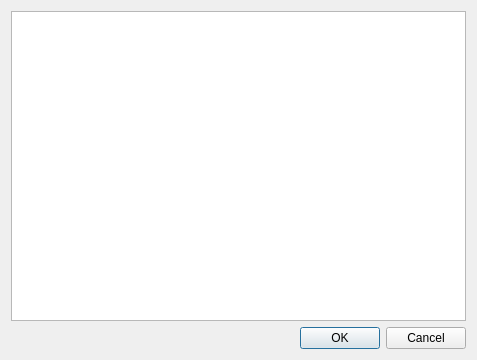
<?xml version="1.0" encoding="UTF-8"?>
<ui version="4.0">
 <class>CDialogBase</class>
 <widget class="QDialog" name="CDialogBase">
  <property name="geometry">
   <rect>
    <x>0</x>
    <y>0</y>
    <width>477</width>
    <height>360</height>
   </rect>
  </property>
  <property name="windowTitle">
   <string>Dialog</string>
  </property>
  <layout class="QGridLayout" name="gridLayout">
   <item row="1" column="0">
    <widget class="QDialogButtonBox" name="buttonBox">
     <property name="orientation">
      <enum>Qt::Horizontal</enum>
     </property>
     <property name="standardButtons">
      <set>QDialogButtonBox::Cancel|QDialogButtonBox::Ok</set>
     </property>
    </widget>
   </item>
   <item row="0" column="0">
    <widget class="QGraphicsView" name="m_pGraphicsView"/>
   </item>
  </layout>
 </widget>
 <resources/>
 <connections>
  <connection>
   <sender>buttonBox</sender>
   <signal>accepted()</signal>
   <receiver>CDialogBase</receiver>
   <slot>accept()</slot>
   <hints>
    <hint type="sourcelabel">
     <x>248</x>
     <y>254</y>
    </hint>
    <hint type="destinationlabel">
     <x>157</x>
     <y>274</y>
    </hint>
   </hints>
  </connection>
  <connection>
   <sender>buttonBox</sender>
   <signal>rejected()</signal>
   <receiver>CDialogBase</receiver>
   <slot>reject()</slot>
   <hints>
    <hint type="sourcelabel">
     <x>316</x>
     <y>260</y>
    </hint>
    <hint type="destinationlabel">
     <x>286</x>
     <y>274</y>
    </hint>
   </hints>
  </connection>
 </connections>
</ui>
